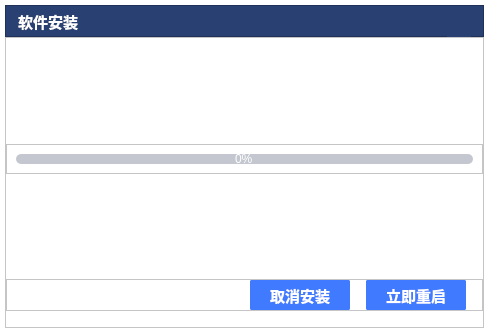
<?xml version="1.0" encoding="UTF-8"?>
<ui version="4.0">
 <class>MainWindow</class>
 <widget class="QMainWindow" name="MainWindow">
  <property name="geometry">
   <rect>
    <x>0</x>
    <y>0</y>
    <width>489</width>
    <height>333</height>
   </rect>
  </property>
  <property name="windowTitle">
   <string>MainWindow</string>
  </property>
  <property name="styleSheet">
   <string notr="true">background:transparent;</string>
  </property>
  <widget class="QWidget" name="centralwidget">
   <layout class="QVBoxLayout" name="verticalLayout">
    <property name="spacing">
     <number>0</number>
    </property>
    <property name="leftMargin">
     <number>5</number>
    </property>
    <property name="topMargin">
     <number>5</number>
    </property>
    <property name="rightMargin">
     <number>5</number>
    </property>
    <property name="bottomMargin">
     <number>5</number>
    </property>
    <item>
     <widget class="QFrame" name="frame">
      <property name="minimumSize">
       <size>
        <width>0</width>
        <height>32</height>
       </size>
      </property>
      <property name="maximumSize">
       <size>
        <width>16777215</width>
        <height>32</height>
       </size>
      </property>
      <property name="palette">
       <palette>
        <active>
         <colorrole role="Button">
          <brush brushstyle="SolidPattern">
           <color alpha="255">
            <red>41</red>
            <green>64</green>
            <blue>115</blue>
           </color>
          </brush>
         </colorrole>
         <colorrole role="Base">
          <brush brushstyle="SolidPattern">
           <color alpha="255">
            <red>41</red>
            <green>64</green>
            <blue>115</blue>
           </color>
          </brush>
         </colorrole>
         <colorrole role="Window">
          <brush brushstyle="SolidPattern">
           <color alpha="255">
            <red>41</red>
            <green>64</green>
            <blue>115</blue>
           </color>
          </brush>
         </colorrole>
        </active>
        <inactive>
         <colorrole role="Button">
          <brush brushstyle="SolidPattern">
           <color alpha="255">
            <red>41</red>
            <green>64</green>
            <blue>115</blue>
           </color>
          </brush>
         </colorrole>
         <colorrole role="Base">
          <brush brushstyle="SolidPattern">
           <color alpha="255">
            <red>41</red>
            <green>64</green>
            <blue>115</blue>
           </color>
          </brush>
         </colorrole>
         <colorrole role="Window">
          <brush brushstyle="SolidPattern">
           <color alpha="255">
            <red>41</red>
            <green>64</green>
            <blue>115</blue>
           </color>
          </brush>
         </colorrole>
        </inactive>
        <disabled>
         <colorrole role="Button">
          <brush brushstyle="SolidPattern">
           <color alpha="255">
            <red>41</red>
            <green>64</green>
            <blue>115</blue>
           </color>
          </brush>
         </colorrole>
         <colorrole role="Base">
          <brush brushstyle="SolidPattern">
           <color alpha="255">
            <red>41</red>
            <green>64</green>
            <blue>115</blue>
           </color>
          </brush>
         </colorrole>
         <colorrole role="Window">
          <brush brushstyle="SolidPattern">
           <color alpha="255">
            <red>41</red>
            <green>64</green>
            <blue>115</blue>
           </color>
          </brush>
         </colorrole>
        </disabled>
       </palette>
      </property>
      <property name="cursor">
       <cursorShape>ArrowCursor</cursorShape>
      </property>
      <property name="styleSheet">
       <string notr="true">background-color:#FF294073;</string>
      </property>
      <property name="frameShape">
       <enum>QFrame::StyledPanel</enum>
      </property>
      <property name="frameShadow">
       <enum>QFrame::Raised</enum>
      </property>
      <layout class="QHBoxLayout" name="horizontalLayout_2">
       <property name="spacing">
        <number>0</number>
       </property>
       <property name="leftMargin">
        <number>12</number>
       </property>
       <property name="topMargin">
        <number>0</number>
       </property>
       <property name="rightMargin">
        <number>12</number>
       </property>
       <property name="bottomMargin">
        <number>0</number>
       </property>
       <item>
        <widget class="QLabel" name="label_2">
         <property name="palette">
          <palette>
           <active>
            <colorrole role="WindowText">
             <brush brushstyle="SolidPattern">
              <color alpha="255">
               <red>255</red>
               <green>255</green>
               <blue>255</blue>
              </color>
             </brush>
            </colorrole>
            <colorrole role="Button">
             <brush brushstyle="SolidPattern">
              <color alpha="255">
               <red>41</red>
               <green>64</green>
               <blue>115</blue>
              </color>
             </brush>
            </colorrole>
            <colorrole role="Base">
             <brush brushstyle="SolidPattern">
              <color alpha="255">
               <red>41</red>
               <green>64</green>
               <blue>115</blue>
              </color>
             </brush>
            </colorrole>
            <colorrole role="Window">
             <brush brushstyle="SolidPattern">
              <color alpha="255">
               <red>41</red>
               <green>64</green>
               <blue>115</blue>
              </color>
             </brush>
            </colorrole>
           </active>
           <inactive>
            <colorrole role="WindowText">
             <brush brushstyle="SolidPattern">
              <color alpha="255">
               <red>255</red>
               <green>255</green>
               <blue>255</blue>
              </color>
             </brush>
            </colorrole>
            <colorrole role="Button">
             <brush brushstyle="SolidPattern">
              <color alpha="255">
               <red>41</red>
               <green>64</green>
               <blue>115</blue>
              </color>
             </brush>
            </colorrole>
            <colorrole role="Base">
             <brush brushstyle="SolidPattern">
              <color alpha="255">
               <red>41</red>
               <green>64</green>
               <blue>115</blue>
              </color>
             </brush>
            </colorrole>
            <colorrole role="Window">
             <brush brushstyle="SolidPattern">
              <color alpha="255">
               <red>41</red>
               <green>64</green>
               <blue>115</blue>
              </color>
             </brush>
            </colorrole>
           </inactive>
           <disabled>
            <colorrole role="Button">
             <brush brushstyle="SolidPattern">
              <color alpha="255">
               <red>41</red>
               <green>64</green>
               <blue>115</blue>
              </color>
             </brush>
            </colorrole>
            <colorrole role="Base">
             <brush brushstyle="SolidPattern">
              <color alpha="255">
               <red>41</red>
               <green>64</green>
               <blue>115</blue>
              </color>
             </brush>
            </colorrole>
            <colorrole role="Window">
             <brush brushstyle="SolidPattern">
              <color alpha="255">
               <red>41</red>
               <green>64</green>
               <blue>115</blue>
              </color>
             </brush>
            </colorrole>
           </disabled>
          </palette>
         </property>
         <property name="font">
          <font>
           <pointsize>11</pointsize>
           <bold>true</bold>
          </font>
         </property>
         <property name="styleSheet">
          <string notr="true"/>
         </property>
         <property name="text">
          <string>软件安装</string>
         </property>
        </widget>
       </item>
       <item>
        <spacer name="horizontalSpacer">
         <property name="orientation">
          <enum>Qt::Horizontal</enum>
         </property>
         <property name="sizeHint" stdset="0">
          <size>
           <width>507</width>
           <height>9</height>
          </size>
         </property>
        </spacer>
       </item>
       <item>
        <widget class="QPushButton" name="btnClose">
         <property name="minimumSize">
          <size>
           <width>24</width>
           <height>32</height>
          </size>
         </property>
         <property name="maximumSize">
          <size>
           <width>24</width>
           <height>32</height>
          </size>
         </property>
         <property name="cursor">
          <cursorShape>PointingHandCursor</cursorShape>
         </property>
         <property name="styleSheet">
          <string notr="true">QPushButton:hover {
     background: transparent;
 }
 QPushButton:flat {
     border: none; /* no border for a flat push button */
 }

 QPushButton:default {
     border-color: navy; /* make the default button prominent */
 }
</string>
         </property>
         <property name="text">
          <string/>
         </property>
         <property name="icon">
          <iconset resource="../res.qrc">
           <normaloff>:/login/resource/login/close.png</normaloff>:/login/resource/login/close.png</iconset>
         </property>
         <property name="iconSize">
          <size>
           <width>24</width>
           <height>32</height>
          </size>
         </property>
         <property name="flat">
          <bool>true</bool>
         </property>
        </widget>
       </item>
      </layout>
     </widget>
    </item>
    <item>
     <widget class="QFrame" name="frame_4">
      <property name="minimumSize">
       <size>
        <width>0</width>
        <height>100</height>
       </size>
      </property>
      <property name="styleSheet">
       <string notr="true">background-color:#FFFFFF;</string>
      </property>
      <property name="frameShape">
       <enum>QFrame::StyledPanel</enum>
      </property>
      <property name="frameShadow">
       <enum>QFrame::Raised</enum>
      </property>
      <layout class="QVBoxLayout" name="verticalLayout_2">
       <property name="spacing">
        <number>0</number>
       </property>
       <property name="leftMargin">
        <number>0</number>
       </property>
       <property name="topMargin">
        <number>0</number>
       </property>
       <property name="rightMargin">
        <number>0</number>
       </property>
       <property name="bottomMargin">
        <number>16</number>
       </property>
       <item>
        <spacer name="verticalSpacer_2">
         <property name="orientation">
          <enum>Qt::Vertical</enum>
         </property>
         <property name="sizeHint" stdset="0">
          <size>
           <width>474</width>
           <height>97</height>
          </size>
         </property>
        </spacer>
       </item>
       <item>
        <widget class="QFrame" name="frame_3">
         <property name="frameShape">
          <enum>QFrame::StyledPanel</enum>
         </property>
         <property name="frameShadow">
          <enum>QFrame::Raised</enum>
         </property>
         <layout class="QHBoxLayout" name="horizontalLayout_3">
          <item>
           <widget class="QProgressBar" name="progressBar">
            <property name="maximumSize">
             <size>
              <width>16777215</width>
              <height>10</height>
             </size>
            </property>
            <property name="styleSheet">
             <string notr="true">QProgressBar{text-align: center;color:#FFFFFF;
                                     background-color: #FFC4C7D0;
                                     border: 0px solid #FFC4C7D0;
                                     border-radius: 5px;}
QProgressBar::chunk{background-color: #FF407AFF;
                                     border-radius: 5px;}</string>
            </property>
            <property name="value">
             <number>0</number>
            </property>
           </widget>
          </item>
         </layout>
        </widget>
       </item>
       <item>
        <spacer name="verticalSpacer">
         <property name="orientation">
          <enum>Qt::Vertical</enum>
         </property>
         <property name="sizeHint" stdset="0">
          <size>
           <width>474</width>
           <height>97</height>
          </size>
         </property>
        </spacer>
       </item>
       <item>
        <widget class="QFrame" name="frame_2">
         <property name="frameShape">
          <enum>QFrame::StyledPanel</enum>
         </property>
         <property name="frameShadow">
          <enum>QFrame::Raised</enum>
         </property>
         <layout class="QHBoxLayout" name="horizontalLayout">
          <property name="spacing">
           <number>16</number>
          </property>
          <property name="leftMargin">
           <number>0</number>
          </property>
          <property name="topMargin">
           <number>0</number>
          </property>
          <property name="rightMargin">
           <number>16</number>
          </property>
          <property name="bottomMargin">
           <number>0</number>
          </property>
          <item>
           <spacer name="horizontalSpacer_2">
            <property name="orientation">
             <enum>Qt::Horizontal</enum>
            </property>
            <property name="sizeHint" stdset="0">
             <size>
              <width>40</width>
              <height>20</height>
             </size>
            </property>
           </spacer>
          </item>
          <item>
           <widget class="QToolButton" name="toolBtnCancel">
            <property name="minimumSize">
             <size>
              <width>100</width>
              <height>28</height>
             </size>
            </property>
            <property name="font">
             <font>
              <pointsize>11</pointsize>
              <bold>true</bold>
             </font>
            </property>
            <property name="cursor">
             <cursorShape>PointingHandCursor</cursorShape>
            </property>
            <property name="styleSheet">
             <string notr="true"> QToolButton {
     border: 2px solid #FF407AFF;
     border-radius:2px;
	 background-color: #FF407AFF;
	 color:#FFFFFFFF;
 }
QToolButton:hover
{
	border:2px solid  #FF407AFF;
	background-color: #FF407AFF;
}
 QToolButton:pressed {
     border: 2px solid #FF407AFF;
     border-radius: 2px;
	 background-color: #FF407AFF;
	 color:#FFFFFFFF;
 }

 QToolButton:flat {
     border: none; /* no border for a flat push button */
 }

 QToolButton:default {
     border-color: navy; /* make the default button prominent */
 }
</string>
            </property>
            <property name="text">
             <string>取消安装</string>
            </property>
           </widget>
          </item>
          <item>
           <widget class="QToolButton" name="toolBtnUpdate">
            <property name="minimumSize">
             <size>
              <width>100</width>
              <height>28</height>
             </size>
            </property>
            <property name="font">
             <font>
              <pointsize>11</pointsize>
              <bold>true</bold>
             </font>
            </property>
            <property name="cursor">
             <cursorShape>PointingHandCursor</cursorShape>
            </property>
            <property name="styleSheet">
             <string notr="true"> QToolButton {
     border: 2px solid #FF407AFF;
     border-radius:2px;
	 background-color: #FF407AFF;
	 color:#FFFFFFFF;
 }
QToolButton:hover
{
	border:2px solid  #FF407AFF;
	background-color: #FF407AFF;
}
 QToolButton:pressed {
     border: 2px solid #FF407AFF;
     border-radius: 2px;
	 background-color: #FF407AFF;
	 color:#FFFFFFFF;
 }

 QToolButton:flat {
     border: none; /* no border for a flat push button */
 }

 QToolButton:default {
     border-color: navy; /* make the default button prominent */
 }
</string>
            </property>
            <property name="text">
             <string>立即重启</string>
            </property>
           </widget>
          </item>
         </layout>
        </widget>
       </item>
      </layout>
     </widget>
    </item>
   </layout>
  </widget>
 </widget>
 <resources>
  <include location="../res.qrc"/>
 </resources>
 <connections/>
</ui>
